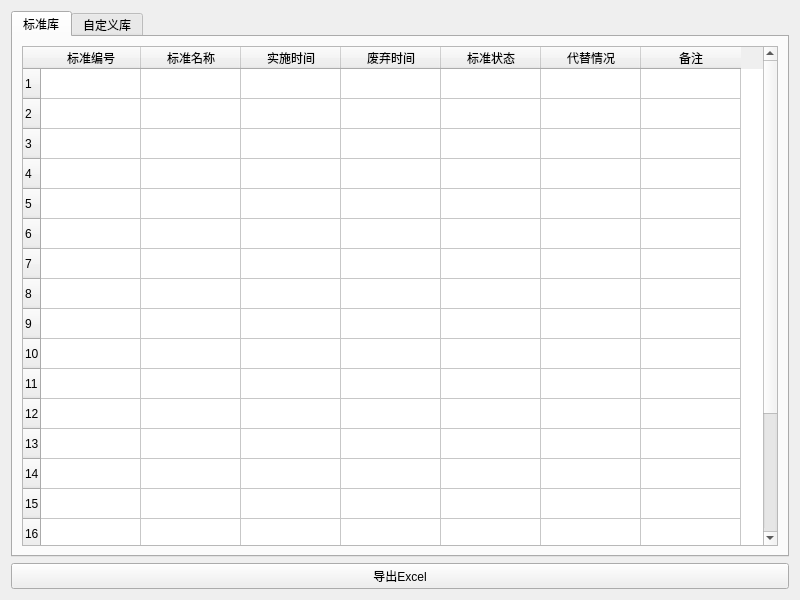
<?xml version="1.0" encoding="UTF-8"?>
<ui version="4.0">
 <class>Form</class>
 <widget class="QWidget" name="Form">
  <property name="geometry">
   <rect>
    <x>0</x>
    <y>0</y>
    <width>800</width>
    <height>600</height>
   </rect>
  </property>
  <property name="windowTitle">
   <string>Form</string>
  </property>
  <layout class="QVBoxLayout" name="verticalLayout">
   <item>
    <widget class="QTabWidget" name="tabWidget">
     <property name="tabShape">
      <enum>QTabWidget::Rounded</enum>
     </property>
     <property name="currentIndex">
      <number>0</number>
     </property>
     <property name="documentMode">
      <bool>false</bool>
     </property>
     <widget class="QWidget" name="tab">
      <attribute name="title">
       <string>标准库</string>
      </attribute>
      <layout class="QHBoxLayout" name="horizontalLayout">
       <item>
        <widget class="QTableWidget" name="tableWidget">
         <property name="rowCount">
          <number>20</number>
         </property>
         <row/>
         <row/>
         <row/>
         <row/>
         <row/>
         <row/>
         <row/>
         <row/>
         <row/>
         <row/>
         <row/>
         <row/>
         <row/>
         <row/>
         <row/>
         <row/>
         <row/>
         <row/>
         <row/>
         <row/>
         <column>
          <property name="text">
           <string>标准编号</string>
          </property>
         </column>
         <column>
          <property name="text">
           <string>标准名称</string>
          </property>
         </column>
         <column>
          <property name="text">
           <string>实施时间</string>
          </property>
         </column>
         <column>
          <property name="text">
           <string>废弃时间</string>
          </property>
         </column>
         <column>
          <property name="text">
           <string>标准状态</string>
          </property>
         </column>
         <column>
          <property name="text">
           <string>代替情况</string>
          </property>
         </column>
         <column>
          <property name="text">
           <string>备注</string>
          </property>
         </column>
        </widget>
       </item>
      </layout>
     </widget>
     <widget class="QWidget" name="tab_2">
      <attribute name="title">
       <string>自定义库</string>
      </attribute>
      <layout class="QHBoxLayout" name="horizontalLayout_2">
       <item>
        <widget class="QTableWidget" name="tableWidget_2">
         <property name="rowCount">
          <number>20</number>
         </property>
         <row/>
         <row/>
         <row/>
         <row/>
         <row/>
         <row/>
         <row/>
         <row/>
         <row/>
         <row/>
         <row/>
         <row/>
         <row/>
         <row/>
         <row/>
         <row/>
         <row/>
         <row/>
         <row/>
         <row/>
         <column>
          <property name="text">
           <string>标准编号</string>
          </property>
         </column>
         <column>
          <property name="text">
           <string>标准名称</string>
          </property>
         </column>
         <column>
          <property name="text">
           <string>实施时间</string>
          </property>
         </column>
         <column>
          <property name="text">
           <string>废弃时间</string>
          </property>
         </column>
         <column>
          <property name="text">
           <string>标准状态</string>
          </property>
         </column>
         <column>
          <property name="text">
           <string>代替情况</string>
          </property>
         </column>
         <column>
          <property name="text">
           <string>备注</string>
          </property>
         </column>
        </widget>
       </item>
      </layout>
     </widget>
    </widget>
   </item>
   <item>
    <widget class="QPushButton" name="pushButton_4">
     <property name="text">
      <string>导出Excel</string>
     </property>
    </widget>
   </item>
  </layout>
 </widget>
 <resources/>
 <connections/>
</ui>
